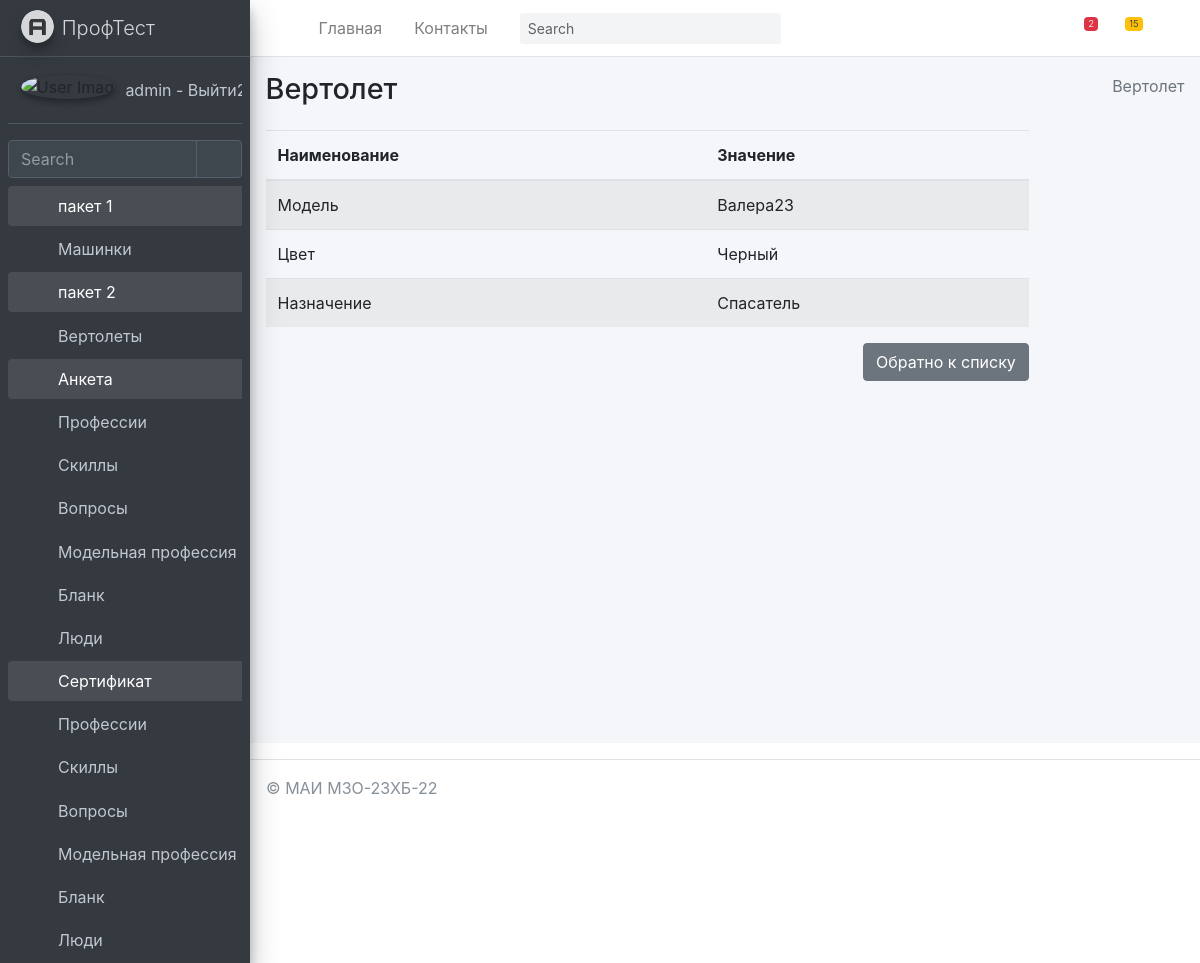
Page /helicopter/myhelicopter/detail/2/ (signed in) on the committed database.
### mysite/helicopter/models.py (models this page shows, shortened)
class Forlog(models.Model):
    created_at = models.DateTimeField(auto_now_add=True,  verbose_name='Создано')
    updated_at = models.DateTimeField(auto_now=True, verbose_name='Обновлено')
    edesc = models.TextField(blank=True, null=True, verbose_name='Комментарий')
    erem = models.BooleanField(default=False, verbose_name='Удалить?')
    class Meta:
        abstract = True

class MyHelicopter(Forlog):
    name = models.CharField(max_length=255, blank=False, null= False, default="Валера23", verbose_name="Модель")
    color = models.CharField(max_length=255, blank=False, null = False, default="Черный", verbose_name="Цвет")
    nazn = models.CharField(max_length=255, blank=False, null = False, default="Спасатель", verbose_name="Назначение")
    class Meta:
        verbose_name = 'Вертолет'
        verbose_name_plural = 'Вертолеты'
        ordering = ['id']
    def get_fields(self):
        return [(field.name, field.value_to_string(self)) for field in MyHelicopter._meta.fields]

### mysite/helicopter/views.py (the view)
# urls.py: path('myhelicopter/detail/<int:pk>/', MyHelicopterDetail.as_view(), name='MyHelicopterDetail'),
@method_decorator(login_required(login_url='/login/'), name='dispatch')
class MyHelicopterDetail(DetailView):
	model = MyHelicopter
	context_object_name = 'myhelicopter_one'
	success_url = '/helicopter/myhelicopter/'
	def get_context_data(self, *, object_list=None, **kwargs):
		context = super(MyHelicopterDetail,self).get_context_data(**kwargs)
		context['sometry'] = self.model._meta.verbose_name
		context['slovar'] = {'name','color'}
		context['secslovar'] = {'nazn'}
		context['hidenslovar'] = {'id'}
		context['dopslovar'] = {'created_at','erem','edesc','updated_at'}
		context['model'] = self.model
		return context

### mysite/helicopter/templatetags/helicopter_tags.py (called while the page is built)
@register.filter(name='nonefortext')
def nonefortext(fieldvalue):
    return fieldvalue if fieldvalue and fieldvalue != "NULL" and fieldvalue != "None" and fieldvalue != ""  else "Не указано"

@register.simple_tag
def field_name(value, field):
    if hasattr(value, 'model'):
        value = value.model
    return value._meta.get_field(field).verbose_name

@register.simple_tag
def my_comeback():
    return "Обратно к списку"

### mysite/helicopter/templates/helicopter/myhelicopter_detail.html
{% extends 'helicopter/base.html' %}
{% load helicopter_tags %}
{% block content %}
    <div class="content-wrapper">
    {% block sidebar %}
        {% include 'helicopter/includes/_breadcrumb.html' %}
    {% endblock %}
        <section class="content">
            <div class="col-md-10">
                <table class="table table-striped">
                    <thead>
                    <tr>
                        <th scope="col">Наименование</th>
                        <th scope="col">Значение</th>
                    </tr>
                    </thead>
                    <tbody>
                    {% for name, value in myhelicopter_one.get_fields %}
                        {% if name in slovar %}
                            <tr>
                                <td>
                                    {% field_name myhelicopter_one name %}
                                </td>
                                <td>
                                    {{ value |  nonefortext }}
                                </td>
                            </tr>
                        {% endif %}
                     {% if name in secslovar %}
                            <tr>
                                <td>
                                    {% field_name myhelicopter_one name %}
                                </td>
                                <td>
                                    {{ value |  nonefortext }}
                                </td>
                            </tr>
                        {% endif %}
                    {% endfor %}
                    </tbody>
                </table>
            <a href="{% url 'helicopter:MyHelicopter' %}" class="btn btn-secondary float-right">
                {% my_comeback %}</a>
            </div>
        </section>
    </div>
{% endblock content %}

### mysite/templates/includes/full_sidebar.html
<aside class="main-sidebar sidebar-dark-primary elevation-4">
    <a href="/" class="brand-link">
        <img src="{{ ASSETS_ROOT }}/img/AdminLTELogo.png" alt="AdminLTE Logo" class="brand-image img-circle elevation-3"
             style="opacity: .8">
        <span class="brand-text font-weight-light">ПрофТест</span>
    </a>
    <div class="sidebar">
        <div class="user-panel mt-3 pb-3 mb-3 d-flex">
            <div class="image">
                <img src="{{ ASSETS_ROOT }}/img/user2-160x160.jpg" class="img-circle elevation-2" alt="User Image">
            </div>
            <div class="info">
                <a href="{% url 'logout' %}" class="d-block">
                    {{ request.user.username }} - Выйти2
                </a>
            </div>
        </div>
        <div class="form-inline">
            <div class="input-group" data-widget="sidebar-search">
                <input class="form-control form-control-sidebar" type="search" placeholder="Search" aria-label="Search">
                <div class="input-group-append">
                    <button class="btn btn-sidebar">
                        <i class="fas fa-search fa-fw"></i>
                    </button>
                </div>
            </div>
        </div>
        <nav class="mt-2">
            <ul class="nav nav-pills nav-sidebar flex-column" data-widget="treeview" role="menu" data-accordion="false">
                {% for item1 in SIDEBAR %}
                    <li class="nav-item {% if 'children' in item1 %} has-treeview menu-is-opening menu-open {% endif %}">
                    <a href="{% if 'children' in item1 %}#{% else %}{{ item1.url }}{% endif %}" class="nav-link">
                        <i class="nav-icon fas fa-circle {{ item1.color }}"></i>
                        <p>
                            {{ item1.name }}
                            {% if 'children' in item1 %}<i class="right fas fa-angle-left"></i>{% endif %}
                        </p>
                    </a>
                    <ul class="nav nav-treeview">
                    {% if 'children' in item1 %}
                        {% for item2 in item1.children %}
                            <li class="nav-item">
                                <a href="{{ item2.url }}" class="nav-link">
                                    <i class="far fa-circle nav-icon"></i>
                                    <p>{{ item2.name }}</p>
                                </a>
                            </li>
                        {% endfor %}
                    {% endif %}
                    </ul>
                    </li>
                {% endfor %}
            </ul>
        </nav>
    </div>
</aside>

### rows in the picture
MyHelicopter: name "Валера23" "Черный", nazn "Спасатель"

### other values in the picture
{{ request.user.username }} "admin"
{{ item1.name }} "пакет 1" "пакет 2" "Анкета" "Сертификат"
{{ item2.name }} "Машинки" "Вертолеты" "Профессии" "Скиллы" "Вопросы" "Модельная профессия" "Бланк" "Люди" "Профессии" "Скиллы" "Вопросы" "Модельная профессия" "Бланк" "Люди"
{{ sometry }} "Вертолет"
